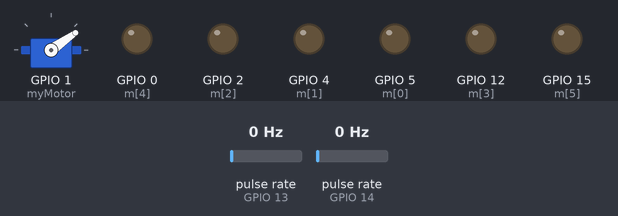
The sketch below on a simulated ESP8266 (NodeMCU). On the bench: servo, output pins drawn as LEDs (lit = HIGH). Wiring (inferred from the names in the program): 2 × pulse sensor: data GPIO 13 / data GPIO 14. The test bench sets the inputs (shaded band); at power-on: pulse rate (sensors on GPIO 13, GPIO 14) 0 Hz. WiFi joins after 1.5 s; servers stay silent unless stated.

Above: at 0.1 s.
At 1.9 s:
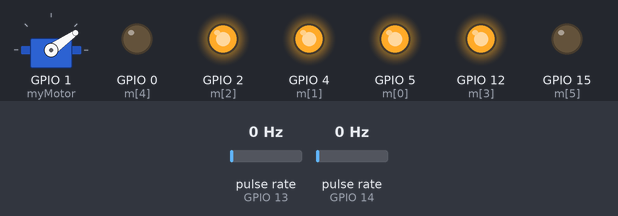
Timing chart, 0 to 3.4 s (numbered marks = the images above):
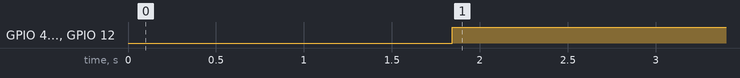

The sketch:

MicroController.ino
```cpp
#include <ESP8266WiFi.h>
#include <WiFiClient.h>
#include <Servo.h>
WiFiClient client;

Servo myMotor;

const uint16_t port = 2222;
const char *host = "10.42.0.1";

const int n = 6;
int m[n] = {5, 4, 2, 12, 0, 15};

const int enc_l_pin = 14;          // Motor L
const int enc_r_pin = 13;

volatile unsigned long enc_l = 0;
volatile unsigned long enc_r = 0;

int pwml;
int pwmr;

byte altCount = 0;

const int len = 11;
char a[len];

int cti(char c)
{
    return (int(c) - 48);
}

int sti(int s)
{
    int n = 0;
    for(int i = s; i < s + 3; i++)
    {
        n *= 10;
        n += cti(a[i]);
    }
    return n;
}
void setup()
{
    myMotor.attach(1);
    myMotor.write(35);

    pinMode(LED_BUILTIN, OUTPUT);
    digitalWrite(LED_BUILTIN, LOW);
    for(int i = 0; i < n; i++)
        pinMode(m[i], OUTPUT);

    pinMode(enc_l_pin, INPUT_PULLUP);
    pinMode(enc_r_pin, INPUT_PULLUP);

    for(int i = 0; i < n; i++)
      digitalWrite(m[i], LOW);

//    Serial.begin(9600);
//    Serial.println("Connecting...\n");
      WiFi.mode(WIFI_STA);
      WiFi.begin("WIFI", "123456789");
    while (WiFi.status() != WL_CONNECTED)
    {
        delay(200);
//        Serial.print(" .");
    }
//    Serial.println("Wifi Connected !!");
    digitalWrite(LED_BUILTIN, HIGH);

    attachInterrupt(digitalPinToInterrupt(enc_l_pin), countLeft, CHANGE);
    attachInterrupt(digitalPinToInterrupt(enc_r_pin), countRight, CHANGE);

}

void loop()
{

    if (!client.connect(host, port))
    {
//        Serial.println("Connection to host failed");
        return;
    }


    delay(40);
    for(int i = 0; client.available() > 0; i++)
    {
        a[i] = client.read();
//        Serial.print(a[i]);
    }
//    Serial.println();

    if (a[10] == '1')
    {
      myMotor.write(130);
    }
    if (a[10] == '0')
    {
      myMotor.write(35);
    }
    for(int i = 0; i < 4; i++)
    {
      digitalWrite(m[i], cti(a[i]));
//      Serial.println(cti(a[i]));
    }
    pwml = sti(4);
    pwmr = sti(7);

    if (sti(0) == 101 || sti(0) == 010 )
    {
      pid();
    }

    analogWrite (m[4], pwml*4);
//    Serial.println(pwml*4);
    analogWrite (m[5], pwmr*4);
//    Serial.println(pwmr*4);
//    Serial.println();
    client.stop();

}

void pid()
{
  enc_l = 0;
  enc_r = 0;

  unsigned long enc_l_prev = enc_l;
  unsigned long enc_r_prev = enc_r;
  unsigned long diff_l;
  unsigned long diff_r;

  delay(50);

  diff_l = enc_l - enc_l_prev;
  diff_r = enc_r - enc_r_prev;
  int diff = diff_l - diff_r;
//  Serial.println(diff);

  if (altCount % 2 == 0)
  {
    if (diff_l > diff_r)
    {
      pwmr += diff/2;
    }

    if (diff_l < diff_r)
    {
      pwmr -= diff/2;
    }
  }

  else
  {
    if (diff_l > diff_r)
    {
      pwml -= diff;
    }

    if (diff_l < diff_r)
    {
      pwml += diff;
    }
  }

//  Serial.println(diff_l);
//  Serial.println(diff_r);
//  Serial.println();
}
void countLeft() {
  enc_l++;
  }

void countRight() {
  enc_r++;
}
```

Measured:
- by itself, GPIO 4 (m[1]), GPIO 5 (m[0]), GPIO 12 (m[3]): LOW → HIGH at 1.8 s
